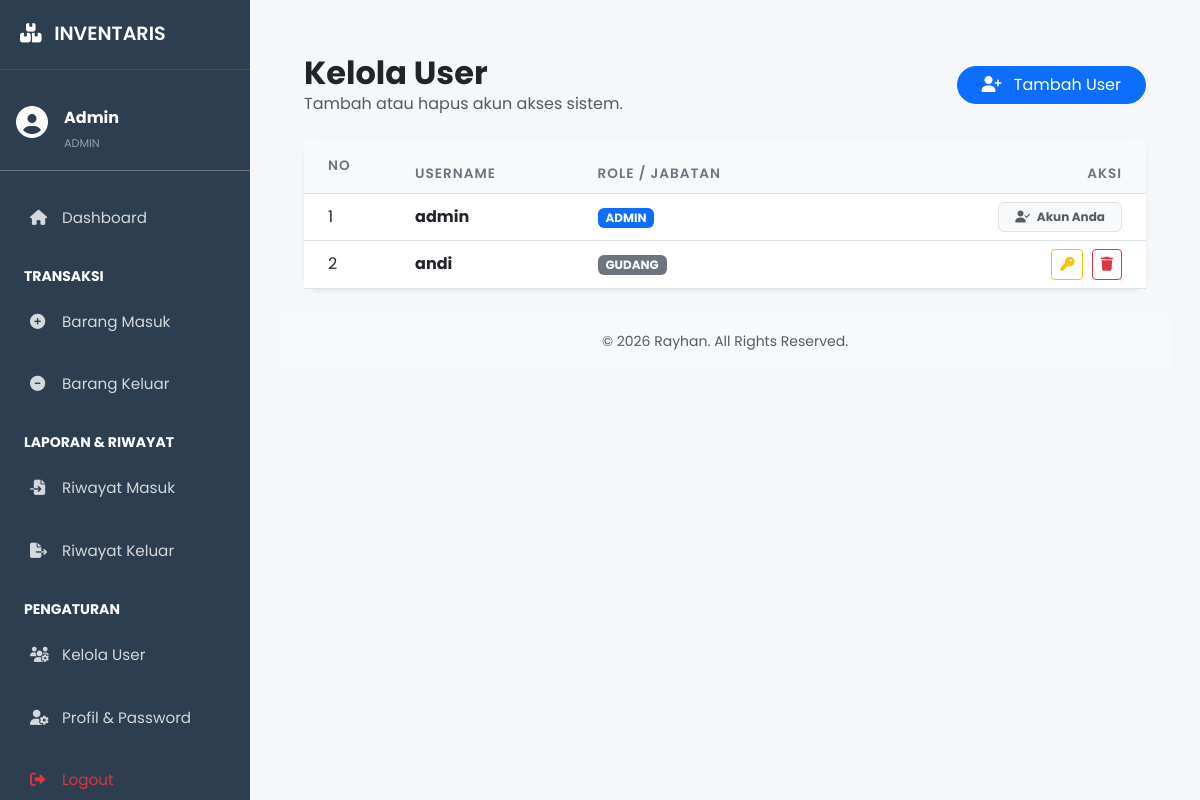
The page /pages/users.php (signed in) on the database its author committed.
### tables this page shows
CREATE TABLE `users` (
  `id` int(11) NOT NULL,
  `username` varchar(50) NOT NULL,
  `password` varchar(255) NOT NULL,
  `role` enum('admin','gudang') DEFAULT 'admin'
);

### pages/users.php (the view, shortened to what this page needs)
<?php
include '../layout/header.php';
include '../layout/sidebar.php';
?>
<div class="container-fluid px-4">
    <div class="d-flex justify-content-between align-items-center mt-4 mb-4">
        <div>
            <h2 class="fw-bold mb-0 text-dark">Kelola User</h2>
            <p class="text-muted mb-0">Tambah atau hapus akun akses sistem.</p>
        </div>
        <button type="button" class="btn btn-primary rounded-pill px-4" data-bs-toggle="modal" data-bs-target="#modalTambahUser">
            <i class="fas fa-user-plus me-2"></i> Tambah User
        </button>
    </div>
    <div class="card border-0 shadow-sm">
        <div class="card-body p-0">
            <div class="table-responsive">
                <table class="table table-hover mb-0 align-middle">
                    <thead class="bg-light">
                        <tr>
                            <th class="ps-4 py-3">No</th>
                            <th>Username</th>
                            <th>Role / Jabatan</th>
                            <th class="text-end pe-4">Aksi</th>
                        </tr>
                    </thead>
                    <tbody>
                        <?php
                        $query = mysqli_query($conn, "SELECT * FROM users ORDER BY role ASC, username ASC");
                        $no = 1;
                        while($u = mysqli_fetch_array($query)):
                        ?>
                        <tr>
                            <td class="ps-4"><?= $no++; ?></td>
                            <td class="fw-bold"><?= $u['username']; ?></td>
                            <td>
                                <?php if($u['role'] == 'admin'): ?>
                                    <span class="badge bg-primary">ADMIN</span>
                                <?php else: ?>
                                    <span class="badge bg-secondary">GUDANG</span>
                                <?php endif; ?>
                            </td>
                            <td class="text-end pe-4">
                                <?php if($u['username'] != $_SESSION['username']): ?>
                                    <button type="button" class="btn btn-sm btn-outline-warning me-1"
                                            data-bs-toggle="modal"
                                            data-bs-target="#modalReset<?= $u['id']; ?>"
                                            title="Reset Password">
                                        <i class="fas fa-key"></i>
                                    </button>
                                    <a href="proses_user.php?aksi=hapus&id=<?= $u['id']; ?>"
                                    class="btn btn-sm btn-outline-danger"
                                    onclick="return confirm('Yakin hapus user ini?')">
                                        <i class="fas fa-trash"></i>
                                    </a>
                                <?php else: ?>
                                    <span class="badge bg-light text-muted border px-3 py-2">
                                        <i class="fas fa-user-check me-1"></i> Akun Anda
                                    </span>
                                <?php endif; ?>
                            </td>
                        </tr>
                        <?php endwhile; ?>
                    </tbody>
                </table>
            </div>
        </div>
    </div>
</div>
<?php include '../layout/footer.php'; ?>

### assets/css/style.css (style rules this page uses)
body { font-family: "Poppins", sans-serif; background-color: #f5f7fa; overflow-x: hidden; }
.card { border: none; border-radius: 15px; box-shadow: 0 5px 15px rgba(0, 0, 0, 0.05); transition: transform 0.3s; }
.table thead th { background-color: #f8f9fa; border-top: none; color: #6c757d; font-weight: 600; font-size: 0.85rem; text-transform: uppercase; letter-spacing: 1px; }

### rows shown on the page
users: username "admin", role "ADMIN", shows "Akun Anda"
users: username "andi", role "GUDANG"

### other values the page prints
$_SESSION['nama'] "Admin"
$_SESSION['role'] "ADMIN"
